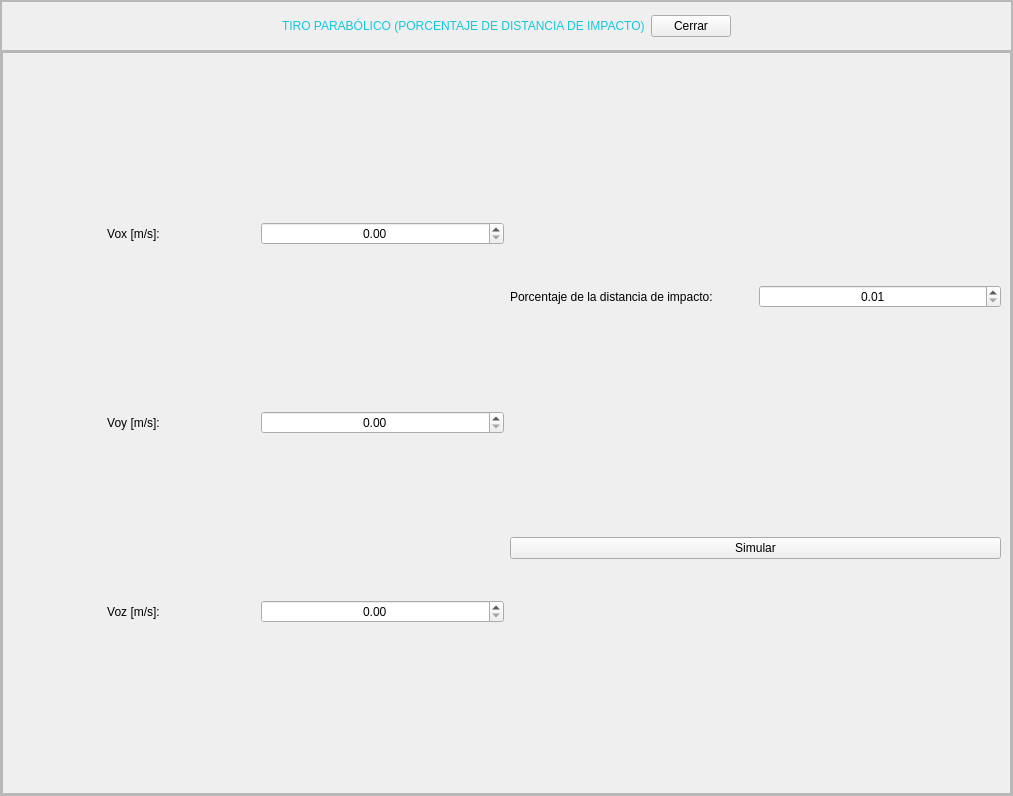
<?xml version="1.0" encoding="UTF-8"?>
<ui version="4.0">
 <class>MainWindow</class>
 <widget class="QMainWindow" name="MainWindow">
  <property name="geometry">
   <rect>
    <x>0</x>
    <y>0</y>
    <width>1013</width>
    <height>796</height>
   </rect>
  </property>
  <property name="windowTitle">
   <string>MainWindow</string>
  </property>
  <widget class="QWidget" name="centralwidget">
   <layout class="QVBoxLayout" name="verticalLayout">
    <property name="spacing">
     <number>0</number>
    </property>
    <property name="leftMargin">
     <number>0</number>
    </property>
    <property name="topMargin">
     <number>0</number>
    </property>
    <property name="rightMargin">
     <number>0</number>
    </property>
    <property name="bottomMargin">
     <number>0</number>
    </property>
    <item>
     <widget class="QFrame" name="frame">
      <property name="frameShape">
       <enum>QFrame::StyledPanel</enum>
      </property>
      <property name="frameShadow">
       <enum>QFrame::Raised</enum>
      </property>
      <layout class="QVBoxLayout" name="verticalLayout_2" stretch="1,8">
       <property name="spacing">
        <number>0</number>
       </property>
       <property name="leftMargin">
        <number>0</number>
       </property>
       <property name="topMargin">
        <number>0</number>
       </property>
       <property name="rightMargin">
        <number>0</number>
       </property>
       <property name="bottomMargin">
        <number>0</number>
       </property>
       <item>
        <widget class="QFrame" name="frame_2">
         <property name="maximumSize">
          <size>
           <width>16777215</width>
           <height>50</height>
          </size>
         </property>
         <property name="styleSheet">
          <string notr="true">QLabel{
font: 87 12pt &quot;Arial Black&quot;;
color: rgb(20, 200,220);
}

QPushButton{
	font: 10pt &quot;MS Shell Dlg 2&quot;;
}</string>
         </property>
         <property name="frameShape">
          <enum>QFrame::StyledPanel</enum>
         </property>
         <property name="frameShadow">
          <enum>QFrame::Raised</enum>
         </property>
         <layout class="QHBoxLayout" name="horizontalLayout">
          <item>
           <spacer name="horizontalSpacer">
            <property name="orientation">
             <enum>Qt::Horizontal</enum>
            </property>
            <property name="sizeHint" stdset="0">
             <size>
              <width>331</width>
              <height>20</height>
             </size>
            </property>
           </spacer>
          </item>
          <item>
           <widget class="QLabel" name="label">
            <property name="text">
             <string>TIRO PARABÓLICO (PORCENTAJE DE DISTANCIA DE IMPACTO)</string>
            </property>
           </widget>
          </item>
          <item>
           <widget class="QPushButton" name="button_cerrar">
            <property name="text">
             <string>Cerrar</string>
            </property>
           </widget>
          </item>
          <item>
           <spacer name="horizontalSpacer_2">
            <property name="orientation">
             <enum>Qt::Horizontal</enum>
            </property>
            <property name="sizeHint" stdset="0">
             <size>
              <width>331</width>
              <height>20</height>
             </size>
            </property>
           </spacer>
          </item>
         </layout>
        </widget>
       </item>
       <item>
        <widget class="QFrame" name="frame_3">
         <property name="frameShape">
          <enum>QFrame::StyledPanel</enum>
         </property>
         <property name="frameShadow">
          <enum>QFrame::Raised</enum>
         </property>
         <layout class="QVBoxLayout" name="verticalLayout_4" stretch="2,8">
          <property name="spacing">
           <number>0</number>
          </property>
          <property name="leftMargin">
           <number>0</number>
          </property>
          <property name="topMargin">
           <number>0</number>
          </property>
          <property name="rightMargin">
           <number>0</number>
          </property>
          <property name="bottomMargin">
           <number>0</number>
          </property>
          <item>
           <widget class="QFrame" name="frame_4">
            <property name="styleSheet">
             <string notr="true">font: 10pt &quot;MS Shell Dlg 2&quot;;</string>
            </property>
            <property name="frameShape">
             <enum>QFrame::StyledPanel</enum>
            </property>
            <property name="frameShadow">
             <enum>QFrame::Raised</enum>
            </property>
            <layout class="QHBoxLayout" name="horizontalLayout_3">
             <item>
              <layout class="QGridLayout" name="gridLayout">
               <item row="2" column="0">
                <widget class="QLabel" name="label_4">
                 <property name="text">
                  <string>Voz [m/s]:</string>
                 </property>
                 <property name="alignment">
                  <set>Qt::AlignCenter</set>
                 </property>
                </widget>
               </item>
               <item row="0" column="0">
                <widget class="QLabel" name="label_2">
                 <property name="text">
                  <string>Vox [m/s]:</string>
                 </property>
                 <property name="alignment">
                  <set>Qt::AlignCenter</set>
                 </property>
                </widget>
               </item>
               <item row="1" column="0">
                <widget class="QLabel" name="label_3">
                 <property name="text">
                  <string>Voy [m/s]:</string>
                 </property>
                 <property name="alignment">
                  <set>Qt::AlignCenter</set>
                 </property>
                </widget>
               </item>
               <item row="0" column="1">
                <widget class="QDoubleSpinBox" name="sBox_Vox">
                 <property name="alignment">
                  <set>Qt::AlignCenter</set>
                 </property>
                 <property name="minimum">
                  <double>0.000000000000000</double>
                 </property>
                 <property name="maximum">
                  <double>100000.000000000000000</double>
                 </property>
                </widget>
               </item>
               <item row="1" column="1">
                <widget class="QDoubleSpinBox" name="sBox_Voy">
                 <property name="alignment">
                  <set>Qt::AlignCenter</set>
                 </property>
                 <property name="minimum">
                  <double>0.000000000000000</double>
                 </property>
                 <property name="maximum">
                  <double>100000.000000000000000</double>
                 </property>
                </widget>
               </item>
               <item row="2" column="1">
                <widget class="QDoubleSpinBox" name="sBox_Voz">
                 <property name="alignment">
                  <set>Qt::AlignCenter</set>
                 </property>
                 <property name="maximum">
                  <double>100000.000000000000000</double>
                 </property>
                </widget>
               </item>
              </layout>
             </item>
             <item>
              <layout class="QGridLayout" name="gridLayout_2">
               <item row="0" column="0">
                <layout class="QHBoxLayout" name="horizontalLayout_2">
                 <item>
                  <widget class="QLabel" name="label_5">
                   <property name="text">
                    <string>Porcentaje de la distancia de impacto:</string>
                   </property>
                  </widget>
                 </item>
                 <item>
                  <widget class="QDoubleSpinBox" name="sBox_pord">
                   <property name="alignment">
                    <set>Qt::AlignCenter</set>
                   </property>
                   <property name="minimum">
                    <double>0.010000000000000</double>
                   </property>
                   <property name="maximum">
                    <double>1.000000000000000</double>
                   </property>
                   <property name="singleStep">
                    <double>0.100000000000000</double>
                   </property>
                   <property name="value">
                    <double>0.010000000000000</double>
                   </property>
                  </widget>
                 </item>
                </layout>
               </item>
               <item row="1" column="0">
                <widget class="QPushButton" name="button_simular">
                 <property name="text">
                  <string>Simular</string>
                 </property>
                </widget>
               </item>
              </layout>
             </item>
            </layout>
           </widget>
          </item>
          <item>
           <layout class="QVBoxLayout" name="graf_tiro"/>
          </item>
         </layout>
        </widget>
       </item>
      </layout>
     </widget>
    </item>
   </layout>
  </widget>
 </widget>
 <resources/>
 <connections/>
</ui>
